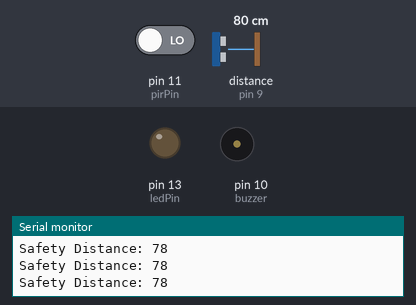
The sketch below on a simulated Arduino Uno, built with avr-gcc and run on an emulated ATmega328P. Parts: output pins drawn as LEDs (lit = HIGH), buzzer (waves = sounding), the last lines printed to the serial monitor. Wiring (inferred from the names in the program): ultrasonic range finder: trigger pin 8; echo pin 9. The test bench sets the inputs (shaded band); at power-on: pin 11 (pirPin) LOW, distance to the obstacle (sensor on pin 9) 80 cm. The echo pulse lasts 58.3 µs per cm; pins used as bus, display or sensor lines are not drawn.

Above: at 1.2 s.
1.3 s: pin 11 (pirPin) driven HIGH
At 2.4 s:
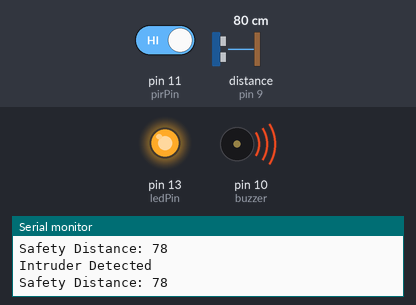
At 24.0 s:
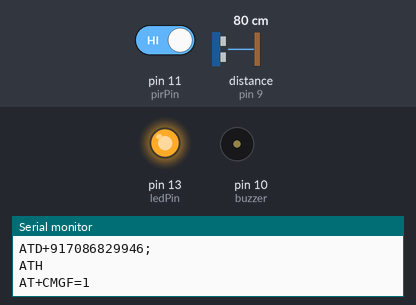
Timing chart, 0 to 49.3 s (numbered marks = the images above; inputs shaded):
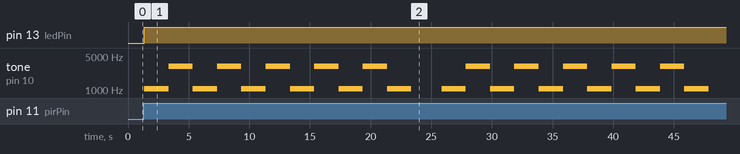

Measured:
- after the input at 1.3 s, pin 13 (ledPin): LOW → HIGH after 0.06 s; tone on pin 10 (buzzer): plays 1050 Hz for 2.0 s, 3050 Hz for 2.0 s, 1050 Hz for 2.0 s, 3050 Hz for 2.0 s, 1050 Hz for 2.0 s, 3050 Hz for 2.0 s … (22 notes in this stretch), starting after 0.06 s

The sketch:

Final.ino
```cpp
 //Multilevel Smart Home Security System
#include<SoftwareSerial.h> // This is pre-processor direactive, SoftwareSerial is library function and .h means its an header file
const int trigPin = 8;
const int echoPin = 9;
const int buzzer = 10;
const int pirPin=11;
const int ledPin = 13;
#define variables // define the variables to be use
long duration;
int distance;
int safetyDistance;
int pirCheck;

void setup()
{
// setting which pin is use for input and output using pinMode command
pinMode(trigPin, OUTPUT);
pinMode(echoPin, INPUT);
pinMode(pirPin, INPUT);
pinMode(buzzer, OUTPUT);
pinMode(ledPin, OUTPUT);
Serial.begin(9600); // baud rate of serial monitor (arduino)
}

void loop()
{
//clears the trigger pin in case it was high before
digitalWrite(trigPin, LOW);
delayMicroseconds(2);
//set the trigger pin on high state for 10 micro seconds
digitalWrite(trigPin, HIGH);
delayMicroseconds(10);
digitalWrite(trigPin, LOW);
//reads the echoPin returns the sound wave travel time in micro seconds
duration = pulseIn(echoPin, HIGH);
//calculating the distance in centimeter
distance= duration*0.034/2; // distance=time*speed/2
safetyDistance = distance;
pirCheck=digitalRead(pirPin);

    if((safetyDistance <= 80) && (pirCheck==HIGH))
    {
    // prints the distance on serial monitor
    Serial.println("Intruder Detected");
    Serial.print("Safety Distance: ");
    Serial.println(distance);
    digitalWrite(ledPin, HIGH);
    tone(buzzer,1050,2000); // pinNumber, hrz, delay
    delay(2000);
    Serial.println("ATD+917086829946;");
    tone(buzzer,3050,2000);
    delay(2000);
    tone(buzzer,1050,2000);
    delay(2000);
    tone(buzzer,3050,2000);
    delay(2000);
    tone(buzzer,1050,2000);
    delay(2000);
    tone(buzzer,3050,2000);
    delay(2000);
    tone(buzzer,1050,2000);
    delay(2000);
    tone(buzzer,3050,2000);
    delay(2000);
    tone(buzzer,1050,2000);
    delay(2000);
    tone(buzzer,3050,2000);
    delay(2000);
    tone(buzzer,1050,2000);
    delay(2000);
    Serial.println("ATH");
    delay(500);
    Serial.println("AT+CMGF=1"); //gsm enters into the text mode
    delay(500);
    Serial.println("AT+CMGS=\"+917086829946\"\r");//enter the number you want to alert ("AT+CMGS=\"x\"\r");
    delay(500);
    Serial.println("ALERT...!!!!Someone peeked into your house...!!!!"); // enter the message you want to send
    delay(500);
    Serial.println(char(26)); // ASCII code ctrl z, gsm comes out of text mode
    delay(500);
    }
    else
    {
    digitalWrite(buzzer, LOW);
    digitalWrite(ledPin, LOW);
    }
// prints the distance on serial monitor
Serial.print("Safety Distance: ");
Serial.println(distance);
}
```
